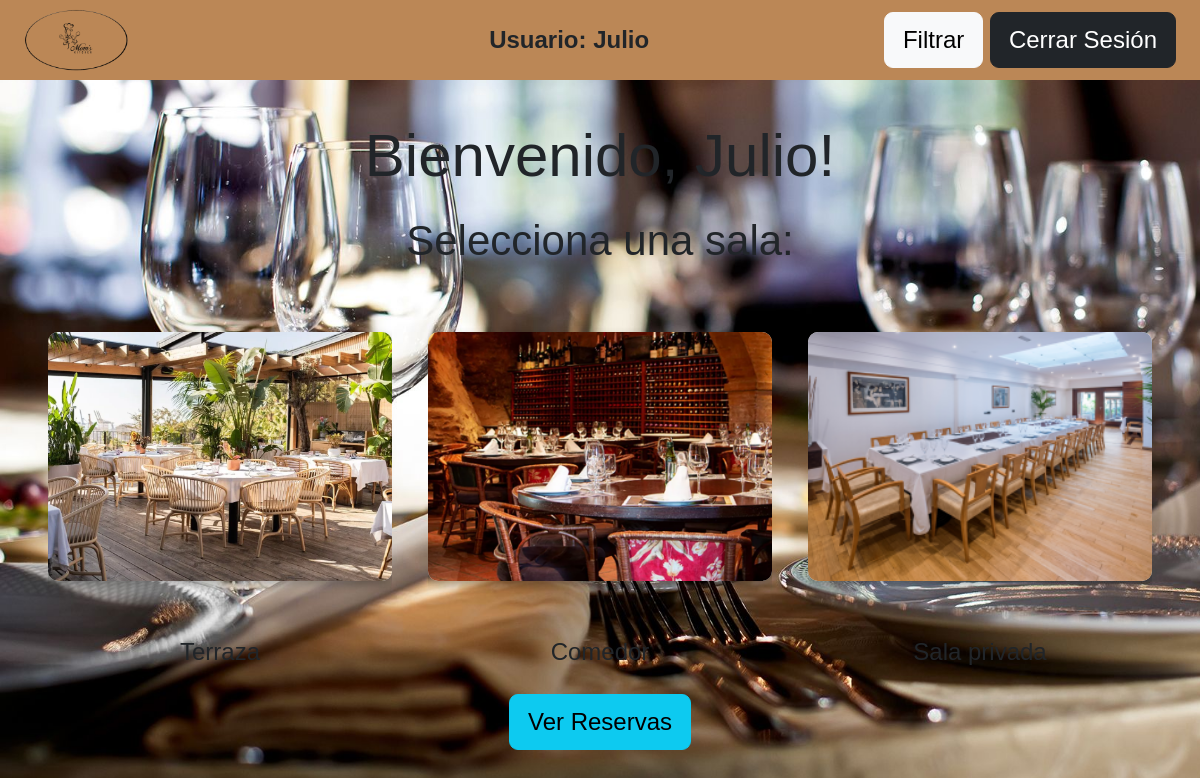
The app's page /view/index.php (signed in) with its own data.
### tables this page shows
CREATE TABLE `tipo_sala` (
  `id_tipoSala` INT NOT NULL AUTO_INCREMENT,
  `tipo_sala` VARCHAR(45) NOT NULL,
  PRIMARY KEY (`id_tipoSala`)
);

### view/index.php (the view, shortened to what this page needs)
<?php
include '../procesos/conexion.php';
if (isset($_SESSION['id']) || !in_array($_SESSION['rol'], ['Gerente', 'Camarero'])) {
    try {
        $query = "SELECT * FROM tipo_sala";
        $stmt = $conn->prepare($query);
        $stmt->execute();
        $result = $stmt->fetchAll(PDO::FETCH_ASSOC);
    } catch (PDOException $e) {
        die("Error en la consulta: " . $e->getMessage());
    }
?>
    <!DOCTYPE html>
    <html lang="es">
    <head>
        <link rel="stylesheet" href="../css/style.css">
        <link rel="stylesheet" href="https://cdnjs.cloudflare.com/ajax/libs/bootstrap/5.3.0/css/bootstrap.min.css">
        <link rel="stylesheet" href="https://cdn.jsdelivr.net/npm/sweetalert2@11.14.5/dist/sweetalert2.min.css">
    </head>
    <body class="body2">
    <?php include '../header.php' ?>
        <div class="container">
            <h1 class="bienvenido">Bienvenido, <?php echo $_SESSION['nombre']; ?>!</h1>
            <h3>Selecciona una sala:</h3>
            <div class="row">
<?php
        foreach($result as $fila){
            echo "<div class='col-md-4 mb-4'>";
            echo "<div class= 'container_img grow'>";
            switch($fila['id_tipoSala']){
                case '1':
                    ?>
                    <form class="formImg " action="tipoSala.php" method="post">
                        <button class="botonImg " type="submit"><img src="../img/terraza 1.webp" alt=""></button>
                    </form>
                    <?php
                    break;
                case '2':
                    ?>
                    <form class="formImg" action="tipoSala.php" method="post">
                        <button class="botonImg" type="submit"><img src="../img/comedor1.webp" alt=""></button>
                    </form>
                    <?php
                    break;
                case '3':
                    ?>
                    <form class="formImg" action="tipoSala.php" method="post">
                        <button class="botonImg" type="submit"><img src="../img/salapriv.png" alt=""></button>
                    </form>
                    <?php
                    break;
            }
            echo "</div>";
            echo "<label class=labelTipo>". $fila['tipo_sala']."</label>";
            echo "</div>";
        }
?>
            </div>
            <div>
                <a href="verReservas.php"><button class="btn btn-info">Ver Reservas</button></a>
            </div>
        </div>
    </body>
    </html>
<?php
} else {
    header("Location: index.php");
    exit;
}

### css/style.css (style rules this page uses)
* { font-family: "Exo", sans-serif; font-optical-sizing: auto; font-weight: 500; font-style: normal; font-size: 3vh }
body, html { height: 100vh; width: 100vw; overflow-x: hidden }
form { background-color: rgba(255, 255, 255, 0.9); width: 50%; height: 70%; margin: auto; border-radius: 20px; box-shadow: rgba(0, 0, 0, 0.25) 0px 54px 55px, rgba(0, 0, 0, 0.12) 0px -12px 30px, rgba(0, 0, 0, 0.12) 0px 4px 6px, rgba(0, 0, 0, 0.17) 0px 12px 13px, rgba(0, 0, 0, 0.09) 0px -3px 5px; display: flex; }
label { margin-top: 3vh; margin-bottom: 2vh; }
button { margin-top: 3vh !important; margin-bottom: 3vh !important; }
.body2 { background-color: #EBFFDB; min-height: 100vh !important; }
.container { text-align: center; }
.container_img { display: flex; width: 100% !important; max-width: none !important; height: 40vh !important; justify-content: center; align-items: center; min-height: 100%; width: auto; }
.container_img img { min-width: 100% !important; height: auto; border-radius: 10px; box-shadow: 0 4px 8px rgba(0, 0, 0, 0.3); }
.container_img { width: 100%; max-width: 300px; height: 300px; overflow: hidden; border-radius: 10px; justify-content: space-between; display: flex; }
.container_img img { width: 100%; height: 100%; object-fit: cover; border-radius: 10px; justify-content: space-between; }
.bienvenido { margin-bottom: 3vh; margin-top: 5vh; }
.labelTipo { display: inline; }
.row { justify-content: center !important; }
.botonImg { width: 100% !important; height: 100%; border: none; margin-top: 0 !important; margin-bottom: 0 !important; padding: 0 !important; border-radius: 10px; }
.formImg { width: 100%; box-shadow: none; }
.grow img { transition: 1s ease; }

### style.css (style rules this page uses)
* { font-family: "Exo", sans-serif; font-optical-sizing: auto; font-weight: 500; font-style: normal; font-size: 3vh }
body, html { height: 100vh; width: 100vw; background-image: url(img/fondo_index.jpg); background-size: cover; }
body { height: 100vh }
form { background-color: rgba(255, 255, 255, 0.9); width: 50%; height: 70%; margin: auto; border-radius: 20px; box-shadow: rgba(0, 0, 0, 0.25) 0px 54px 55px, rgba(0, 0, 0, 0.12) 0px -12px 30px, rgba(0, 0, 0, 0.12) 0px 4px 6px, rgba(0, 0, 0, 0.17) 0px 12px 13px, rgba(0, 0, 0, 0.09) 0px -3px 5px; display: flex; }
label { margin-top: 3vh; margin-bottom: 2vh; }
button { margin-top: 3vh !important; margin-bottom: 3vh !important; }

### records on screen
tipo_sala: tipo_sala "Terraza"
tipo_sala: tipo_sala "Comedor"
tipo_sala: tipo_sala "Sala privada"

### other values on screen
$_SESSION['nombre'] "Julio"
